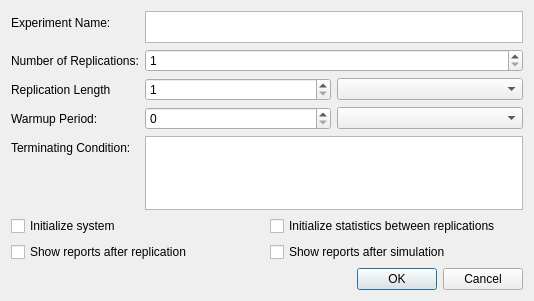
<?xml version="1.0" encoding="UTF-8"?>
<ui version="4.0">
 <class>DialogSimulationConfigure</class>
 <widget class="QDialog" name="DialogSimulationConfigure">
  <property name="windowModality">
   <enum>Qt::WindowModal</enum>
  </property>
  <property name="geometry">
   <rect>
    <x>0</x>
    <y>0</y>
    <width>534</width>
    <height>301</height>
   </rect>
  </property>
  <property name="windowTitle">
   <string>Configure Simulation</string>
  </property>
  <layout class="QVBoxLayout" name="verticalLayout">
   <item>
    <layout class="QFormLayout" name="formLayout">
     <item row="0" column="0">
      <widget class="QLabel" name="label">
       <property name="text">
        <string>Experiment Name:</string>
       </property>
       <property name="buddy">
        <cstring>plainTextEdit</cstring>
       </property>
      </widget>
     </item>
     <item row="1" column="0">
      <widget class="QLabel" name="label_2">
       <property name="text">
        <string>Number of Replications:</string>
       </property>
       <property name="buddy">
        <cstring>spinBox</cstring>
       </property>
      </widget>
     </item>
     <item row="3" column="0">
      <widget class="QLabel" name="label_3">
       <property name="text">
        <string>Replication Length</string>
       </property>
       <property name="buddy">
        <cstring>spinBox_3</cstring>
       </property>
      </widget>
     </item>
     <item row="4" column="0">
      <widget class="QLabel" name="label_4">
       <property name="text">
        <string>Warmup Period:</string>
       </property>
       <property name="buddy">
        <cstring>spinBox_2</cstring>
       </property>
      </widget>
     </item>
     <item row="5" column="0">
      <widget class="QLabel" name="label_5">
       <property name="text">
        <string>Terminating Condition:</string>
       </property>
       <property name="buddy">
        <cstring>plainTextEdit_2</cstring>
       </property>
      </widget>
     </item>
     <item row="0" column="1">
      <widget class="QPlainTextEdit" name="plainTextEdit">
       <property name="sizePolicy">
        <sizepolicy hsizetype="Expanding" vsizetype="Preferred">
         <horstretch>0</horstretch>
         <verstretch>0</verstretch>
        </sizepolicy>
       </property>
       <property name="maximumSize">
        <size>
         <width>16777215</width>
         <height>32</height>
        </size>
       </property>
      </widget>
     </item>
     <item row="5" column="1">
      <widget class="QPlainTextEdit" name="plainTextEdit_2">
       <property name="sizePolicy">
        <sizepolicy hsizetype="Expanding" vsizetype="Preferred">
         <horstretch>0</horstretch>
         <verstretch>0</verstretch>
        </sizepolicy>
       </property>
      </widget>
     </item>
     <item row="1" column="1">
      <widget class="QSpinBox" name="spinBox">
       <property name="minimum">
        <number>1</number>
       </property>
       <property name="maximum">
        <number>5000</number>
       </property>
       <property name="value">
        <number>1</number>
       </property>
      </widget>
     </item>
     <item row="3" column="1">
      <layout class="QHBoxLayout" name="horizontalLayout">
       <item>
        <widget class="QSpinBox" name="spinBox_3">
         <property name="minimum">
          <number>1</number>
         </property>
         <property name="maximum">
          <number>100000</number>
         </property>
        </widget>
       </item>
       <item>
        <widget class="QComboBox" name="comboBox"/>
       </item>
      </layout>
     </item>
     <item row="4" column="1">
      <layout class="QHBoxLayout" name="horizontalLayout_2">
       <item>
        <widget class="QSpinBox" name="spinBox_2">
         <property name="maximum">
          <number>100000</number>
         </property>
        </widget>
       </item>
       <item>
        <widget class="QComboBox" name="comboBox_2"/>
       </item>
      </layout>
     </item>
    </layout>
   </item>
   <item>
    <layout class="QHBoxLayout" name="horizontalLayout_4">
     <item>
      <widget class="QCheckBox" name="checkBox">
       <property name="text">
        <string>Initialize system</string>
       </property>
      </widget>
     </item>
     <item>
      <widget class="QCheckBox" name="checkBox_4">
       <property name="text">
        <string>Initialize statistics between replications</string>
       </property>
      </widget>
     </item>
    </layout>
   </item>
   <item>
    <layout class="QHBoxLayout" name="horizontalLayout_3">
     <item>
      <widget class="QCheckBox" name="checkBox_3">
       <property name="text">
        <string>Show reports after replication</string>
       </property>
      </widget>
     </item>
     <item>
      <widget class="QCheckBox" name="checkBox_2">
       <property name="text">
        <string>Show reports after simulation</string>
       </property>
      </widget>
     </item>
    </layout>
   </item>
   <item>
    <widget class="QDialogButtonBox" name="buttonBox">
     <property name="orientation">
      <enum>Qt::Horizontal</enum>
     </property>
     <property name="standardButtons">
      <set>QDialogButtonBox::Cancel|QDialogButtonBox::Ok</set>
     </property>
    </widget>
   </item>
  </layout>
 </widget>
 <tabstops>
  <tabstop>plainTextEdit</tabstop>
  <tabstop>spinBox</tabstop>
  <tabstop>spinBox_3</tabstop>
  <tabstop>comboBox</tabstop>
  <tabstop>spinBox_2</tabstop>
  <tabstop>comboBox_2</tabstop>
  <tabstop>plainTextEdit_2</tabstop>
  <tabstop>checkBox</tabstop>
  <tabstop>checkBox_4</tabstop>
  <tabstop>checkBox_3</tabstop>
  <tabstop>checkBox_2</tabstop>
 </tabstops>
 <resources/>
 <connections>
  <connection>
   <sender>buttonBox</sender>
   <signal>accepted()</signal>
   <receiver>DialogSimulationConfigure</receiver>
   <slot>accept()</slot>
   <hints>
    <hint type="sourcelabel">
     <x>228</x>
     <y>280</y>
    </hint>
    <hint type="destinationlabel">
     <x>157</x>
     <y>274</y>
    </hint>
   </hints>
  </connection>
  <connection>
   <sender>buttonBox</sender>
   <signal>rejected()</signal>
   <receiver>DialogSimulationConfigure</receiver>
   <slot>reject()</slot>
   <hints>
    <hint type="sourcelabel">
     <x>296</x>
     <y>286</y>
    </hint>
    <hint type="destinationlabel">
     <x>286</x>
     <y>274</y>
    </hint>
   </hints>
  </connection>
 </connections>
</ui>
